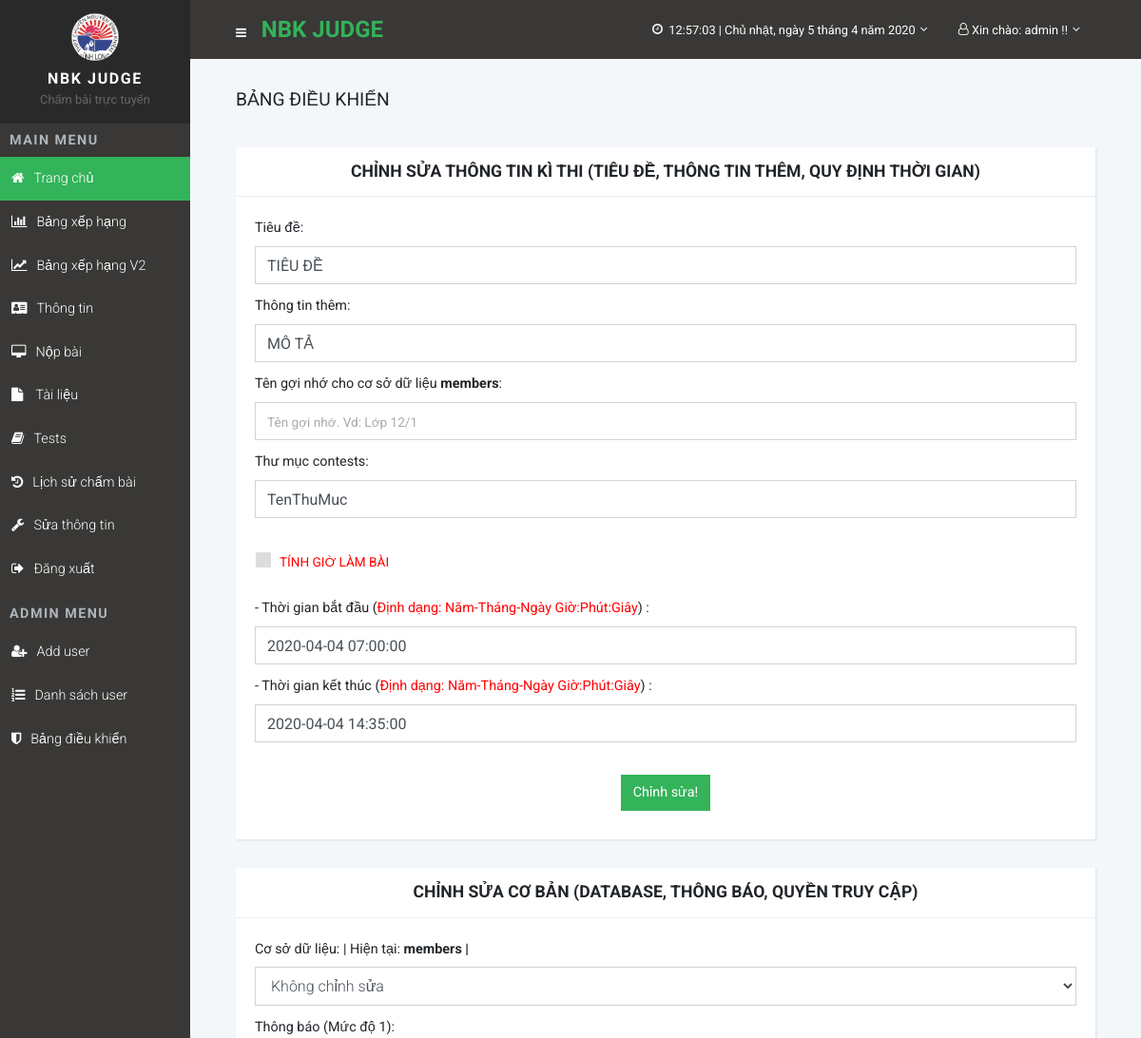
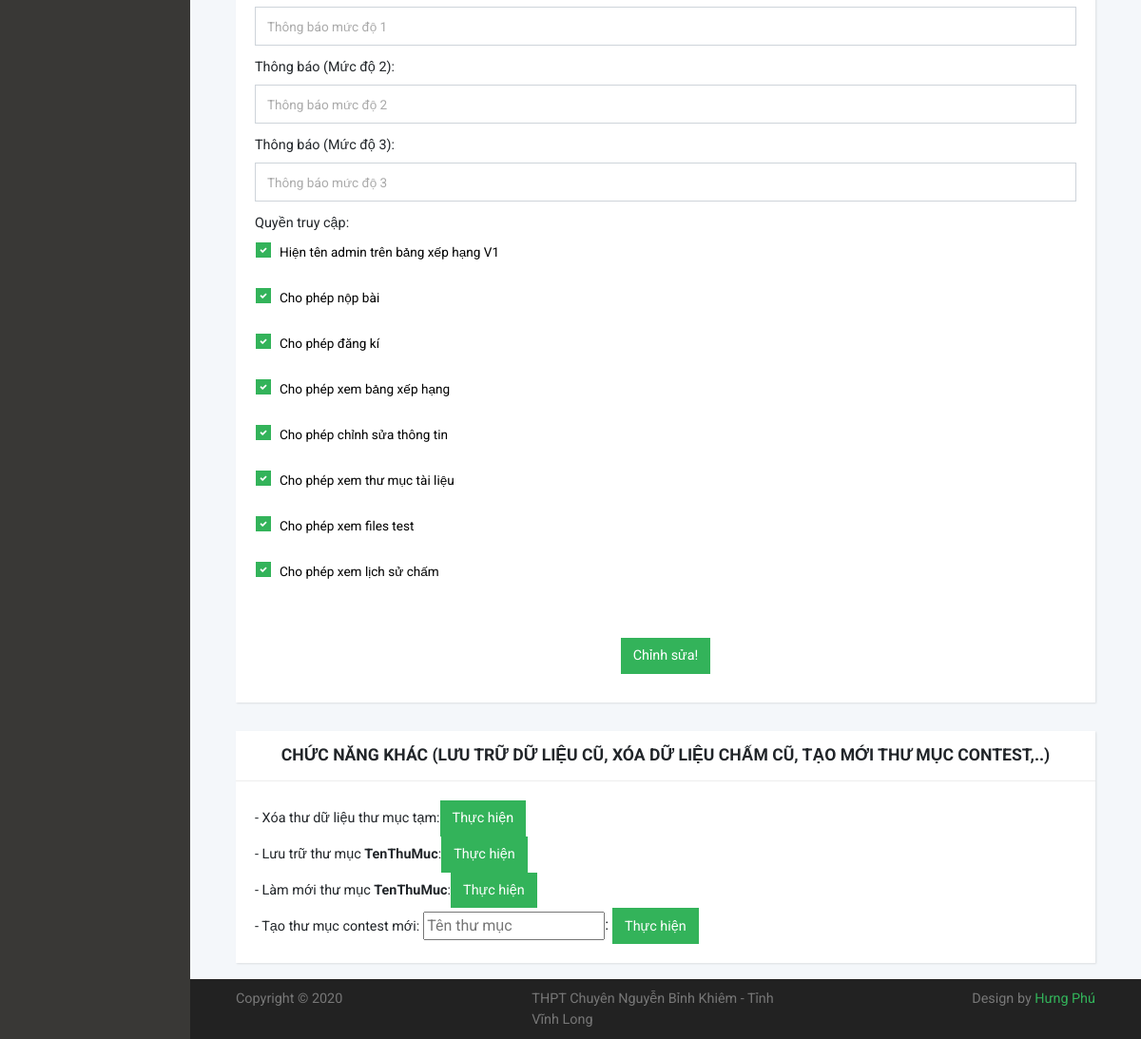
Screenshot of /admin.php (signed in) with the database file from the repository (2 pictures, top to bottom).
### tables this page shows
CREATE TABLE `members` (
  `id` int(11) NOT NULL,
  `username` varchar(128) NOT NULL,
  `password` varchar(32) NOT NULL,
  `email` varchar(255) NOT NULL,
  `phone` char(255) NOT NULL,
  `name` varchar(255) NOT NULL,
  `birthday` date NOT NULL,
  `color` text,
  `admin` int(1) NOT NULL DEFAULT '0'
);

CREATE TABLE `data` (
  `id` int(11) NOT NULL,
  `tentable` text NOT NULL,
  `short_name` text NOT NULL,
  `title` text NOT NULL,
  `teacher_folder` text NOT NULL,
  `description` text NOT NULL,
  `timecount` tinyint(4) NOT NULL,
  `timestart` datetime NOT NULL,
  `timefinish` datetime NOT NULL
);

CREATE TABLE `caidat` (
  `adminsubmit` tinyint(4) NOT NULL,
  `submission` tinyint(1) NOT NULL,
  `registration` tinyint(1) NOT NULL,
  `viewrank` tinyint(1) NOT NULL,
  `editprofile` tinyint(1) NOT NULL,
  `document` tinyint(1) NOT NULL,
  `tests` tinyint(1) NOT NULL,
  `history` tinyint(1) NOT NULL,
  `adminarlert` text NOT NULL,
  `adminarlert2` text NOT NULL,
  `adminarlert3` text NOT NULL,
  `id` int(11) NOT NULL,
  `cosodulieu` text NOT NULL
);

### admin.php (the view, shortened to what the rows shown need)
<?php
	include_once("includes/header.php");
	if (!$_SESSION['user_id']){
		print "<script>Swal.fire('Chưa đăng nhập!', 'Hệ thống đang chuyển hướng về trang đăng nhập', 'error' );</script>";
		include_once("includes/footer.php");
		print "<meta http-equiv='refresh' content='0; ./?NBKJudge=login'>";
		exit;
	} else {
		$user_id = intval($_SESSION['user_id']);
		$hp_sql_query = "SELECT * FROM ".$hp_main_table." WHERE id='{$user_id}'";
		$hp_get_member = $db_connect->query($hp_sql_query);
		$hp_member = $hp_get_member->fetch_assoc();
		if ($hp_member['admin'] != "1"){
			print "<script>Swal.fire('Bạn không có quyền ADMIN!', 'Hệ thống đang chuyển hướng về trang chủ', 'error' );</script>";
			include_once("includes/footer.php");
			print "<meta http-equiv='refresh' content='0; ./'>";
			exit;
		} else {
		if (isset($_GET['action'])) {
			if ($_GET['action']=="editconfig") {
				$title = addslashes( $_POST['title']);
				$description = addslashes( $_POST['description'] );
				$short_name = addslashes( $_POST['short_name']);
				$teacher_folder = addslashes( $_POST['teacher_folder'] );
				if (isset($_POST['timecount'])) $timecount = 1; else $timecount = 0;
				$timestart = addslashes( $_POST['timestart'] );
				$timefinish = addslashes( $_POST['timefinish'] );
				$sql="
				UPDATE `data` SET
				`title` = '".$title."',
				`description` = '".$description."',
				`short_name` = '".$short_name."',
				`teacher_folder` = '".$teacher_folder."',
				`timecount` = '".$timecount."',
				`timestart` = '".$timestart."',
				`timefinish` = '".$timefinish."' WHERE `tentable` = '{$hp_main_table}' ;";
				if ($editcontest = $db_connect->query($sql)){
					print "<script>Swal.fire( 'Chỉnh sửa thành công!', 'Hệ thống đang chuyển hướng về trang admin', 'success' );</script>";
					include_once("includes/footer.php");
					print "<meta http-equiv='refresh' content='0; ./?NBKJudge=admin'>";
					exit;
				} else {
					print "<script>Swal.fire( 'Chỉnh sửa thất bại!', 'Hệ thống đang chuyển hướng về trang admin', 'error' );</script>";
					include_once("includes/footer.php");
					print "<meta http-equiv='refresh' content='0; ./?NBKJudge=admin'>";
					exit;
				}
			}
			if ($_GET['action']=="edit") {
				if (isset($_POST['adminsubmit'])) $adminsubmit = 1; else $adminsubmit = 0;
				if (isset($_POST['submission'])) $submit = 1; else $submit = 0;
				if (isset($_POST['registration'])) $register = 1; else $register = 0;
				if (isset($_POST['viewrank'])) $rank = 1; else $rank = 0;
				if (isset($_POST['editprofile'])) $profile = 1; else $profile = 0;
				if (isset($_POST['document'])) $document = 1; else $document = 0;
				if (isset($_POST['tests'])) $tests = 1; else $tests = 0;
				if (isset($_POST['history'])) $history = 1; else $history = 0;
				$adminarlert = addslashes( $_POST['adminarlert'] );
				$adminarlert2 = addslashes( $_POST['adminarlert2'] );
				$adminarlert3 = addslashes( $_POST['adminarlert3'] );
				$cosodulieu = addslashes( $_POST['cosodulieu'] );
				$sql="
					UPDATE `caidat` SET
					`adminsubmit` = '".$adminsubmit."',
					`submission` = '".$submit."',
					`registration` = '".$register."',
					`viewrank` = '".$rank."',
					`editprofile` = '".$profile."',
					`document` = '".$document."',
					`tests` = '".$tests."',
					`history` = '".$history."',
					`adminarlert` = '".$adminarlert."',
					`adminarlert2` = '".$adminarlert2."',
					`adminarlert3` = '".$adminarlert3."',
					`cosodulieu` = '".$cosodulieu."' WHERE `id` = 1 ;";
				if ($sua = $db_connect->query($sql)){
					print "<script>Swal.fire( 'Chỉnh sửa thành công!', 'Hệ thống đang chuyển hướng về trang admin', 'success' );</script>";
					include_once("includes/footer.php");
					print "<meta http-equiv='refresh' content='0; ./?NBKJudge=admin'>";
					exit;
				} else {
					print "<script>Swal.fire( 'Chỉnh sửa thất bại!', 'Hệ thống đang chuyển hướng về trang admin', 'error' );</script>";
					include_once("includes/footer.php");
					print "<meta http-equiv='refresh' content='0; ./?NBKJudge=admin'>";
					exit;
				}
			}
			if ($_GET['action']=="create") {
				$name_contest_input = addslashes($_POST['name_contest']);
				create_contest($hp_main_contest_dir_backup, $name_contest_input, $hp_main_contest_dir_root);
				print "<script>Swal.fire( 'Tạo thư mục {$name_contest_input} thành công!', 'Hệ thống đang chuyển hướng về trang admin', 'success' );</script>";
				include_once("includes/footer.php");
				print "<meta http-equiv='refresh' content='0; ./?NBKJudge=admin'>";
				exit;
			}
			if ($_GET['action']=="delete_temp") {
				delete_all_in_folder($hp_main_contest_dir_tmp_files);
				rmdir($hp_main_contest_dir_tmp_files);
				mkdir($hp_main_contest_dir_tmp_files);
				print "<script>Swal.fire( 'Xóa thành công!', 'Hệ thống đang chuyển hướng về trang admin', 'success' );</script>";
				include_once("includes/footer.php");
				print "<meta http-equiv='refresh' content='0; ./?NBKJudge=admin'>";
				exit;
			}
			if ($_GET['action']=="backup") {
				backup_contest($hp_main_contest_dir_contest, $hp_main_contest_folder, $hp_main_contest_dir_backup);
				print "<script>Swal.fire( 'Lưu trữ thành công!', 'Hệ thống đang chuyển hướng về trang admin', 'success' );</script>";
				include_once("includes/footer.php");
				print "<meta http-equiv='refresh' content='0; ./?NBKJudge=admin'>";
				exit;
			}
			if ($_GET['action']=="renew") {
				renew_contest($hp_main_contest_dir_backup, $hp_main_contest_folder, $hp_main_contest_dir_root);
				print "<script>Swal.fire( 'Làm mới thành công!', 'Hệ thống đang chuyển hướng về trang admin', 'success' );</script>";
				include_once("includes/footer.php");
				print "<meta http-equiv='refresh' content='0; ./?NBKJudge=admin'>";
				exit;
			}
		} else {
print <<<EOF
<section class="forms">
    <div class="container-fluid">
        <header>
            <h1 class="h3 display">BẢNG ĐIỀU KHIỂN</h1>
        </header>
        <div class="row">
				<div class="col-lg-12">
					<div class="card">
						<div class="card-header">
							<h4><center>CHỈNH SỬA THÔNG TIN KÌ THI (TIÊU ĐỀ, THÔNG TIN THÊM, QUY ĐỊNH THỜI GIAN)</center></h4>
						</div>
						<div class="card-body">
							<form action="./admin.php?action=editconfig" method="post">
								<div class="form-group">
									<label>Tiêu đề:</label>
									<input type="text" placeholder="Tiêu đề" value="{$hp_main_data_setting['title']}" name="title" class="form-control">
								</div>
								<div class="form-group">
									<label>Thông tin thêm:</label>
									<input type="text" placeholder="Thông tin thêm" value="{$hp_main_data_setting['description']}" name="description" class="form-control">
								</div>
								<div class="form-group">
									<label>Tên gợi nhớ cho cơ sở dữ liệu <b>{$hp_main_setting['cosodulieu']}</b>:</label>
									<input type="text" placeholder="Tên gợi nhớ. Vd: Lớp 12/1" value="{$hp_main_data_setting['short_name']}" name="short_name" class="form-control">
								</div>
								<div class="form-group">
									<label>Thư mục contests:</label>
									<input type="text" placeholder="Thư mục contests" value="{$hp_main_data_setting['teacher_folder']}" name="teacher_folder" class="form-control">
								</div>
								<br>
EOF;
							echo '<label for="checkboxCustom_time"><font color="red">TÍNH GIỜ LÀM BÀI</font></label><br><br>';
print <<<EOF
								<div class="form-group">
									<label>- Thời gian bắt đầu (<font color="red">Định dạng: Năm-Tháng-Ngày Giờ:Phút:Giây</font>) :</label>
									<input type="datetime" value="{$hp_main_time_start}" name="timestart" class="form-control">
								</div>
								<div class="form-group">
									<label>- Thời gian kết thúc (<font color="red">Định dạng: Năm-Tháng-Ngày Giờ:Phút:Giây</font>) :</label>
									<input type="datetime" value="{$hp_main_time_finish}" name="timefinish" class="form-control">
								</div>
								<br>
								<div class="form-group">
									<center><input type="submit" name="submit" value="Chỉnh sửa!" class="btn btn-primary"></center>
								</div>
							</form>
						</div>
					</div>
				</div>
				<div class="col-lg-12">
					<div class="card">
						<div class="card-header">
							<h4><center>CHỈNH SỬA CƠ BẢN (DATABASE, THÔNG BÁO, QUYỀN TRUY CẬP)</center></h4>
						</div>
						<div class="card-body">
							<form action="./admin.php?action=edit" method="post">
								<div class="form-group">
									<label>Cơ sở dữ liệu: | Hiện tại: <b>{$hp_main_setting['cosodulieu']} | {$hp_main_data_setting['short_name']}</b></label>
									<select name="cosodulieu" class="form-control">
										<option value="{$hp_main_setting['cosodulieu']}">Không chỉnh sửa</option>
									</select>
								</div>
								<div class="form-group">
									<label>Thông báo (Mức độ 1):</label>
									<input type="text" placeholder="Thông báo mức độ 1" value="{$hp_main_setting['adminarlert']}" name="adminarlert" class="form-control">
								</div>
								<div class="form-group">
									<label>Thông báo (Mức độ 2):</label>
									<input type="text" placeholder="Thông báo mức độ 2" value="{$hp_main_setting['adminarlert2']}" name="adminarlert2" class="form-control">
								</div>
								<div class="form-group">
									<label>Thông báo (Mức độ 3):</label>
									<input type="text" placeholder="Thông báo mức độ 3" value="{$hp_main_setting['adminarlert3']}" name="adminarlert3" class="form-control">
								</div>
EOF;
							echo '<div class="form-group">';
							echo '<label>Quyền truy cập:</label>';
							echo '<div class="i-checks">';
							echo '<label for="checkboxCustom1"><font color="black">Hiện tên admin trên bảng xếp hạng V1</font></label><br><br>';
							echo '<label for="checkboxCustom2"><font color="black">Cho phép nộp bài</font></label><br><br>';
							echo '<label for="checkboxCustom3"><font color="black">Cho phép đăng kí</font></label><br><br>';
							echo '<label for="checkboxCustom4"><font color="black">Cho phép xem bảng xếp hạng</font></label><br><br>';
							echo '<label for="checkboxCustom5"><font color="black">Cho phép chỉnh sửa thông tin</font></label><br><br>';
							echo '<label for="checkboxCustom6"><font color="black">Cho phép xem thư mục tài liệu</font></label><br><br>';
							echo '<label for="checkboxCustom7"><font color="black">Cho phép xem files test</font></label><br><br>';
							echo '<label for="checkboxCustom8"><font color="black">Cho phép xem lịch sử chấm</font></label><br><br>';
							echo '</div>';
							echo '</div>';
print <<<EOF
								<br>
								<div class="form-group">
									<center><input type="submit" name="submit" value="Chỉnh sửa!" class="btn btn-primary"></center>
								</div>
							</form>
						</div>
					</div>
				</div>
				<div class="col-lg-12">
					<div class="card">
						<div class="card-header">
							<h4><center>CHỨC NĂNG KHÁC (LƯU TRỮ DỮ LIỆU CŨ, XÓA DỮ LIỆU CHẤM CŨ, TẠO MỚI THƯ MỤC CONTEST,..)</center></h4>
						</div>
						<div class="card-body">
							<form action="./admin.php?action=delete_temp" method="post">
								<label>- Xóa thư dữ liệu thư mục tạm: </label><input type="submit" name="submit" value="Thực hiện" class="btn btn-primary">
							</form>
							<form action="./admin.php?action=backup" method="post">
								<label>- Lưu trữ thư mục <b>{$hp_main_data_setting['teacher_folder']}</b>: </label><input type="submit" name="submit" value="Thực hiện" class="btn btn-primary">
							</form>
							<form action="./admin.php?action=renew" method="post">
								<label>- Làm mới thư mục <b>{$hp_main_data_setting['teacher_folder']}</b>: </label><input type="submit" name="submit" value="Thực hiện" class="btn btn-primary">
							</form>
							<form action="./admin.php?action=create" method="post">
								<label>- Tạo thư mục contest mới: </label>
								<input type="text" placeholder="Tên thư mục" name="name_contest">: <input type="submit" name="submit" value="Thực hiện" class="btn btn-primary">
							</form>
						</div>
					</div>
				</div>
        </div>
    </div>
</section>
EOF;
		}
	}
}
?>
<?php include_once("includes/footer.php"); ?>

### includes/header.php (shortened to what the rows shown need)
<?php
	require_once("config.php");
?>
<!DOCTYPE html>
<html>
  <head>
    <link rel="stylesheet" href="vendor/bootstrap/css/bootstrap.min.css">
    <link rel="stylesheet" href="vendor/font-awesome/css/font-awesome.min.css">
    <link rel="stylesheet" href="css/fontastic.css">
    <link rel="stylesheet" href="css/grasp_mobile_progress_circle-1.0.0.min.css">
    <link rel="stylesheet" href="vendor/malihu-custom-scrollbar-plugin/jquery.mCustomScrollbar.css">
    <link rel="stylesheet" href="css/style.default.css" id="theme-stylesheet">
    <link rel="stylesheet" href="css/custom.css">
	<link href="css/toastr.css" rel="stylesheet"/>
  </head>
  <body>
    <nav class="side-navbar">
      <div class="side-navbar-wrapper">
        <div class="sidenav-header d-flex align-items-center justify-content-center">
          <div class="sidenav-header-inner text-center"><img src="<?php echo $hp_main_info_school_logo; ?>" alt="logo" class="img-fluid rounded-circle">
            <h2 class="h5"><?php echo $hp_main_info_name; ?></h2><span><?php echo $hp_main_info_name_2; ?></span>
          </div>
        </div>
        </div>
    </nav>
    <div class="page">
      <header class="header">
        <nav class="navbar">
          <div class="container-fluid">
            <div class="navbar-holder d-flex align-items-center justify-content-between">
			  <ul class="nav-menu list-unstyled d-flex flex-md-row align-items-md-center">
				<li class="nav-item dropdown"><a id="languages" rel="nofollow" data-target="#" href="#" data-toggle="dropdown" aria-haspopup="true" aria-expanded="false" class="nav-link language dropdown-toggle">
<?php if (!isset($_SESSION['user_id']) || !$_SESSION['user_id']){
	echo '<i class="fa fa-user-o" aria-hidden="true"></i><span class="d-none d-sm-inline-block">Đăng nhập</span></a>';
	echo '<ul aria-labelledby="languages" class="dropdown-menu">';
print <<<EOF
<form action="./login.php?action=login" method="post" >
	<td>Tên đăng nhập: <input class="form-control" type="text" name="username" value=""></td>
	<td>Mật khẩu: <input class="form-control" type="password" name="password" value=""></td><br>
	<td><p align="center"><input class="btn btn-sm btn-primary" type="submit" name="submit" value="Đăng nhập"></p></td>
</form>
EOF;
} else {
	$hp_user_id = intval($_SESSION['user_id']);
	$hp_sql_query = "SELECT * FROM {$hp_main_table} WHERE id='{$hp_user_id}'";
	$hp_get_member = $db_connect->query($hp_sql_query);
	$hp_member = $hp_get_member->fetch_assoc();
	echo "<i class='fa fa-user-o' aria-hidden='true'></i><span class='d-none d-sm-inline-block'>Xin chào: {$hp_member['name']} !!</span></a>";
}
?>
				</li>
              </ul>
            </div>
          </div>
        </nav>
      </header>

### rows the page displays
members: name "admin"
data: title "TIÊU ĐỀ", description "MÔ TẢ", teacher_folder "TenThuMuc", timestart "2020-04-04 07:00:00", timefinish "2020-04-04 14:35:00"
caidat: cosodulieu "members"

### other values shown
$hp_main_info_name "NBK JUDGE"
$hp_main_info_name_2 "Chấm bài trực tuyến"
$hp_main_info_name_school_vi "THPT Chuyên Nguyễn Bỉnh Khiêm - Tỉnh Vĩnh Long"
